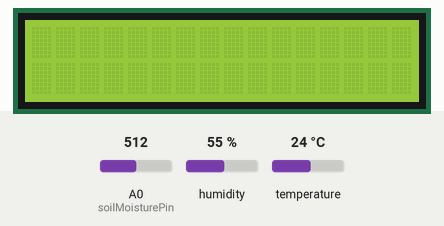
This sketch was run on a simulated ESP8266 (NodeMCU). On the bench: 16×2 character LCD. Inputs (shaded band) come from the test bench; at power-on: humidity 55 %, A0 (soilMoisturePin) = 512, temperature 24 °C. WiFi joins after 1.5 s; servers stay silent unless stated; what the sketch prints to the serial monitor is not drawn.

Above: at 2.7 s.
2.8 s: humidity set to 22 %
At 17.6 s:
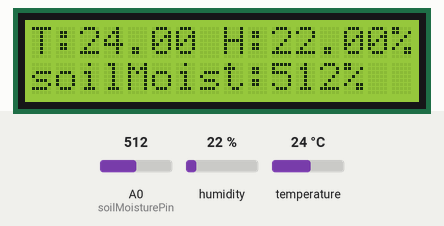
25.3 s: A0 (soilMoisturePin) set to 716
At 32.7 s:
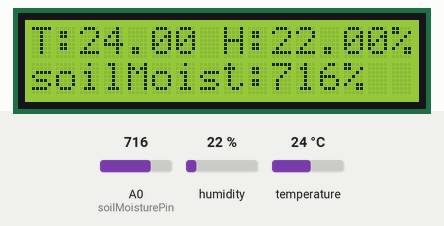
Timing chart, 0 to 34.2 s (numbered marks = the images above; inputs shaded):
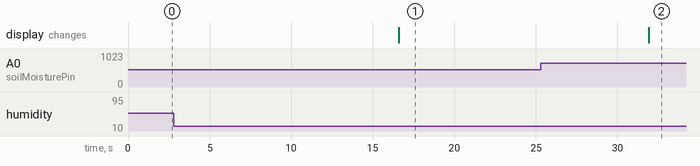

The sketch:

greenhouse_monitering.ino
```cpp
#include <Wire.h>
#include <LiquidCrystal.h>
#include <ESP8266WiFi.h>
#include <WiFiClient.h>
#include <ThingSpeak.h>
#include <DHT.h>            // Including library for dht

// WiFi credentials
#define WLAN_SSID "iPhone (4)"
#define WLAN_PASS "Henaris8"

WiFiClient client;
unsigned long myChannelNumber =2498328;  //thinkspeak channel number
const char * myWriteAPIKey ="SRQDE2G0GO6WHI7C";  // thinkspeak api key

// Initialize the I2C LCD.
// The constructor arguments are the I2C address (usually 0x27 or 0x3F), columns, and rows of the LCD
#define RS D0
#define E  D8
#define DB4 D5
#define DB5 D4
#define DB6 D3
#define DB7 D2
#define DHTPIN D7
#define DHT_TYPE DHT11
#define soilMoisturePin A0


DHT dht(DHTPIN, DHT11);
LiquidCrystal lcd(RS, E, DB4, DB5, DB6, DB7);  // RS, E, DB4, DB5, DB6, DB7

void connectToWiFi() {
  Serial.print("Connecting to WiFi");
  WiFi.begin(WLAN_SSID, WLAN_PASS);
  while (WiFi.status() != WL_CONNECTED) {
    delay(500);
    Serial.print(".");
  }
  Serial.println("WiFi connected");
  ThingSpeak.begin(client); // Initialize ThingSpeak

}

void setup() {
  Serial.begin(115200);
  lcd.begin(16, 2);
  dht.begin();
  connectToWiFi();
}

void loop() {
  delay(15000);

  float temperature = dht.readTemperature();
  float humidity = dht.readHumidity();
  int soilMoisture = analogRead(soilMoisturePin);

  Serial.print("Temperature: ");
  Serial.print(temperature);
  Serial.println(" °C");

  Serial.print("Humidity: ");
  Serial.print(humidity);
  Serial.println(" %");

  Serial.print("soilMoisture: ");
  Serial.print(soilMoisture);
  Serial.println(" %");

  lcd.clear();
  lcd.setCursor(0, 0);
  lcd.print("T:");
  lcd.print(temperature);
  //lcd.print("C");
  lcd.print(" H:");
  lcd.print(humidity);
  lcd.print("%");
  lcd.setCursor(0, 1);
  lcd.print("soilMoist:");
  lcd.print(soilMoisture);
  lcd.print("%");

  if (isnan(soilMoisture) || isnan(temperature)) {
    Serial.println("Failed to read from DHT sensor!");
    return;
  }

  ThingSpeak.setField(1, temperature);
  ThingSpeak.setField(2, soilMoisture);
  ThingSpeak.setField(3, humidity);
  // ThingSpeak.writeFields(myChannelNumber, myWriteAPIKey);
  int x = ThingSpeak.writeFields(myChannelNumber, myWriteAPIKey);
  if(x == 200) {
    Serial.println("Update successful.");
  } else {
    Serial.println("Update failed.");
}

}
```

Measured:
- after the input at 2.8 s, the display: changes after 13.8 s (image 1)
- after the input at 25.3 s, the display: changes after 6.6 s (image 2)
